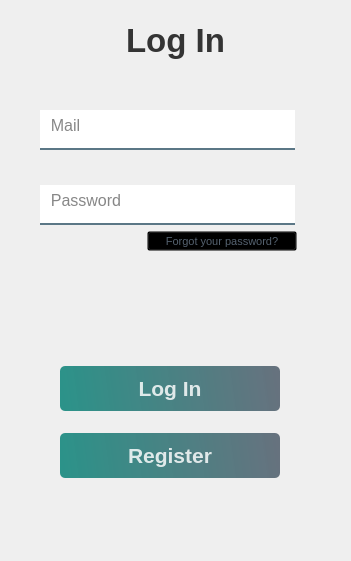
                  <widget class="QWidget" name="login_ui" native="true">
                   <property name="geometry">
                    <rect>
                     <x>420</x>
                     <y>40</y>
                     <width>351</width>
                     <height>561</height>
                    </rect>
                   </property>
                   <widget class="QWidget" name="horizontalLayoutWidget_5">
                    <property name="geometry">
                     <rect>
                      <x>0</x>
                      <y>0</y>
                      <width>351</width>
                      <height>81</height>
                     </rect>
                    </property>
                    <layout class="QHBoxLayout" name="horizontalLayout_43">
                     <item>
                      <widget class="QLabel" name="login_header_label">
                       <property name="minimumSize">
                        <size>
                         <width>135</width>
                         <height>50</height>
                        </size>
                       </property>
                       <property name="maximumSize">
                        <size>
                         <width>135</width>
                         <height>50</height>
                        </size>
                       </property>
                       <property name="font">
                        <font>
                         <family>Arial</family>
                         <pointsize>25</pointsize>
                         <weight>75</weight>
                         <bold>true</bold>
                        </font>
                       </property>
                       <property name="styleSheet">
                        <string notr="true">color: rgba(0, 0, 0, 200);
</string>
                       </property>
                       <property name="text">
                        <string>Log In</string>
                       </property>
                       <property name="alignment">
                        <set>Qt::AlignCenter</set>
                       </property>
                      </widget>
                     </item>
                    </layout>
                   </widget>
                   <widget class="QWidget" name="verticalLayoutWidget_3">
                    <property name="geometry">
                     <rect>
                      <x>60</x>
                      <y>350</y>
                      <width>222</width>
                      <height>165</height>
                     </rect>
                    </property>
                    <layout class="QVBoxLayout" name="verticalLayout_21">
                     <item>
                      <widget class="QPushButton" name="login_btn">
                       <property name="minimumSize">
                        <size>
                         <width>220</width>
                         <height>45</height>
                        </size>
                       </property>
                       <property name="maximumSize">
                        <size>
                         <width>200</width>
                         <height>45</height>
                        </size>
                       </property>
                       <property name="font">
                        <font>
                         <family>Arial</family>
                         <pointsize>16</pointsize>
                         <weight>75</weight>
                         <bold>true</bold>
                        </font>
                       </property>
                       <property name="styleSheet">
                        <string notr="true">QPushButton{
	background-color: qlineargradient(spread:pad, x1:0, y1:0.505682, x2:1, y2:0.477, stop:0 rgba(11, 131, 120, 219), stop:1 rgba(85, 98, 112, 226));
	color:rgba(255, 255, 255, 210);
	border-radius:5px;
}
QPushButton:hover{
	background-color: qlineargradient(spread:pad, x1:0, y1:0.505682, x2:1, y2:0.477, stop:0 rgba(150, 123, 111, 219), stop:1 rgba(85, 81, 84, 226));
}

QPushButton:pressed{
	padding-left:5px;
	padding-top:5px;
	background-color:rgba(150, 123, 111, 255);
}</string>
                       </property>
                       <property name="text">
                        <string>Log In</string>
                       </property>
                       <property name="checkable">
                        <bool>true</bool>
                       </property>
                      </widget>
                     </item>
                     <item>
                      <widget class="QPushButton" name="login_register_btn">
                       <property name="minimumSize">
                        <size>
                         <width>220</width>
                         <height>45</height>
                        </size>
                       </property>
                       <property name="maximumSize">
                        <size>
                         <width>220</width>
                         <height>45</height>
                        </size>
                       </property>
                       <property name="font">
                        <font>
                         <family>Arial</family>
                         <pointsize>16</pointsize>
                         <weight>75</weight>
                         <bold>true</bold>
                        </font>
                       </property>
                       <property name="styleSheet">
                        <string notr="true">QPushButton{
	background-color: qlineargradient(spread:pad, x1:0, y1:0.505682, x2:1, y2:0.477, stop:0 rgba(11, 131, 120, 219), stop:1 rgba(85, 98, 112, 226));
	color:rgba(255, 255, 255, 210);
	border-radius:5px;
}
QPushButton:hover{
	background-color: qlineargradient(spread:pad, x1:0, y1:0.505682, x2:1, y2:0.477, stop:0 rgba(150, 123, 111, 219), stop:1 rgba(85, 81, 84, 226));
}

QPushButton:pressed{
	padding-left:5px;
	padding-top:5px;
	background-color:rgba(150, 123, 111, 255);
}</string>
                       </property>
                       <property name="text">
                        <string>Register</string>
                       </property>
                       <property name="checkable">
                        <bool>true</bool>
                       </property>
                      </widget>
                     </item>
                     <item>
                      <layout class="QHBoxLayout" name="horizontalLayout_44">
                       <item>
                        <spacer name="horizontalSpacer_4">
                         <property name="orientation">
                          <enum>Qt::Horizontal</enum>
                         </property>
                         <property name="sizeHint" stdset="0">
                          <size>
                           <width>40</width>
                           <height>20</height>
                          </size>
                         </property>
                        </spacer>
                       </item>
                      </layout>
                     </item>
                    </layout>
                   </widget>
                   <widget class="QWidget" name="verticalLayoutWidget_6">
                    <property name="geometry">
                     <rect>
                      <x>40</x>
                      <y>110</y>
                      <width>257</width>
                      <height>141</height>
                     </rect>
                    </property>
                    <layout class="QVBoxLayout" name="verticalLayout_26">
                     <item>
                      <widget class="QLineEdit" name="login_mail_lineedit">
                       <property name="minimumSize">
                        <size>
                         <width>255</width>
                         <height>40</height>
                        </size>
                       </property>
                       <property name="maximumSize">
                        <size>
                         <width>255</width>
                         <height>40</height>
                        </size>
                       </property>
                       <property name="font">
                        <font>
                         <family>Arial</family>
                         <pointsize>12</pointsize>
                        </font>
                       </property>
                       <property name="styleSheet">
                        <string notr="true">background-color: rbga(0, 0, 0, 0);
border: none;
border-bottom: 2px solid rgba(46, 82, 101, 200);
color: rgba(0, 0, 0, 240);
padding-bottom:7px;</string>
                       </property>
                       <property name="placeholderText">
                        <string>  Mail</string>
                       </property>
                      </widget>
                     </item>
                     <item>
                      <spacer name="verticalSpacer_4">
                       <property name="orientation">
                        <enum>Qt::Vertical</enum>
                       </property>
                       <property name="sizeHint" stdset="0">
                        <size>
                         <width>20</width>
                         <height>40</height>
                        </size>
                       </property>
                      </spacer>
                     </item>
                     <item>
                      <widget class="QLineEdit" name="login_password_lineedit">
                       <property name="minimumSize">
                        <size>
                         <width>255</width>
                         <height>40</height>
                        </size>
                       </property>
                       <property name="maximumSize">
                        <size>
                         <width>255</width>
                         <height>40</height>
                        </size>
                       </property>
                       <property name="font">
                        <font>
                         <family>Arial</family>
                         <pointsize>12</pointsize>
                        </font>
                       </property>
                       <property name="styleSheet">
                        <string notr="true">background-color: rbga(0, 0, 0, 0);
border: none;
border-bottom: 2px solid rgba(46, 82, 101, 200);
color: rgba(0, 0, 0, 240);
padding-bottom:7px;</string>
                       </property>
                       <property name="echoMode">
                        <enum>QLineEdit::Password</enum>
                       </property>
                       <property name="placeholderText">
                        <string>  Password</string>
                       </property>
                      </widget>
                     </item>
                     <item>
                      <widget class="QPushButton" name="login_forgot_btn">
                       <property name="minimumSize">
                        <size>
                         <width>150</width>
                         <height>20</height>
                        </size>
                       </property>
                       <property name="maximumSize">
                        <size>
                         <width>150</width>
                         <height>20</height>
                        </size>
                       </property>
                       <property name="font">
                        <font>
                         <family>Arial</family>
                         <pointsize>8</pointsize>
                         <weight>50</weight>
                         <bold>false</bold>
                        </font>
                       </property>
                       <property name="layoutDirection">
                        <enum>Qt::RightToLeft</enum>
                       </property>
                       <property name="styleSheet">
                        <string notr="true">QPushButton{
	background-color: rgba(0, 0, 0, 0);
	color:rgba(85, 98, 112, 255);
}

QPushButton:hover{
	color: rgba(131, 96, 53, 255);
}

QPushButton:pressed{
	padding-left:5px;
	padding-top:5px;
	color:rgba(91, 88, 53, 255);
}</string>
                       </property>
                       <property name="text">
                        <string>Forgot your password?</string>
                       </property>
                       <property name="checkable">
                        <bool>true</bool>
                       </property>
                      </widget>
                     </item>
                    </layout>
                   </widget>
                  </widget>
